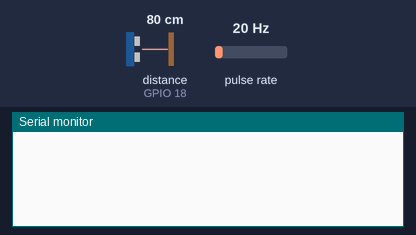
Bench run of a sketch on a simulated ESP32. On the bench: the last lines printed to the serial monitor. Wiring (inferred from the names in the program): ultrasonic range finder: trigger GPIO 5; echo GPIO 18; pulse sensor: data GPIO 19. The inputs (shaded band) are chosen by the test bench; at power-on: distance to the obstacle (sensor on GPIO 18) 80 cm, pulse rate 20 Hz. The echo pulse lasts 58.3 µs per cm; WiFi joins after 1.5 s; servers stay silent unless stated.

Above: at 3.0 s.
3.1 s: distance to the obstacle (sensor on GPIO 18) set to 2 cm
At 4.5 s:
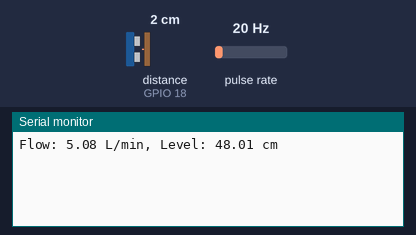
6.3 s: pulse rate (sensor on GPIO 19) set to 4 Hz
At 7.6 s:
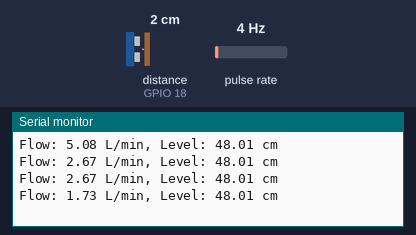
7.8 s: distance to the obstacle (sensor on GPIO 18) set to 4 cm
At 8.6 s:
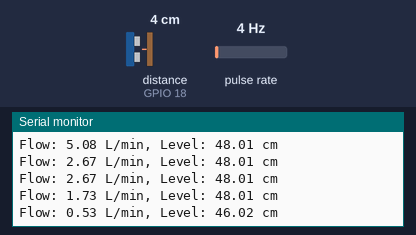
9.3 s: pulse rate (sensor on GPIO 19) set to 50 Hz
At 10.3 s:
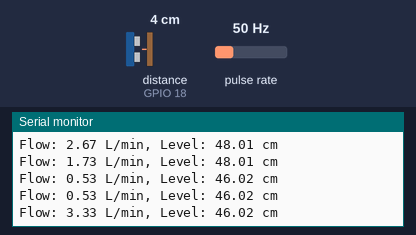
Timing chart, 0 to 11.8 s (numbered marks = the images above; inputs shaded):
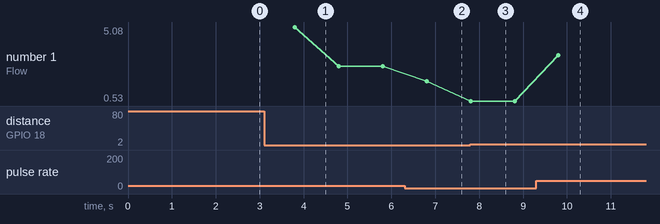

The sketch:

esp32_firmware_blynk.ino
```cpp
/*
 * EDGE PROCESSING NODE - BLYNK.IO VERSION
 * Updated with User Credentials and Advanced Dashboard Telemetry
 */

#define BLYNK_TEMPLATE_ID "YOUR_BLYNK_TEMPLATE_ID"
#define BLYNK_TEMPLATE_NAME "YOUR_BLYNK_TEMPLATE_NAME"
#define BLYNK_AUTH_TOKEN "YOUR_BLYNK_AUTH_TOKEN"

#define BLYNK_PRINT Serial

#include <BlynkSimpleEsp32.h>
#include <WiFi.h>
#include <WiFiClient.h>

// ------------------- CONFIGURATION ------------------- //
char ssid[] = "YOUR_WIFI_SSID";       // <-- Replace with your WiFi SSID
char pass[] = "YOUR_WIFI_PASSWORD";    // <-- Replace with your WiFi password

// Pin Definitions
#define TRIGGER_PIN 5
#define ECHO_PIN 18
#define FLOW_PIN 19 // Updated to Pin 19
// #define BATTERY_PIN 34 // Not used for ADC anymore, assuming Power Bank

// Constants
const float PIPE_DEPTH_CM = 50.0;
const float THRESHOLD_WARNING = 20.0;
const float THRESHOLD_ALERT = 35.0;
const float THRESHOLD_CRITICAL = 45.0;

BlynkTimer timer;

// Globals
volatile int flow_pulse_count = 0;
float flow_rate_lpm = 0.0;
unsigned long last_time = 0;
float prev_water_level = 0.0;

void IRAM_ATTR pulseCounter() { flow_pulse_count++; }

// ------------------- HELPER FUNCTIONS ------------------- //
float readWaterLevel() {
  digitalWrite(TRIGGER_PIN, LOW);
  delayMicroseconds(5); // Adjusted to 5us/20us as per user snippet preference
  digitalWrite(TRIGGER_PIN, HIGH);
  delayMicroseconds(20);
  digitalWrite(TRIGGER_PIN, LOW);
  long duration = pulseIn(ECHO_PIN, HIGH, 30000);
  if (duration == 0)
    return -1.0;
  float distance_cm = duration * 0.034 / 2;
  float level = PIPE_DEPTH_CM - distance_cm;
  return (level < 0) ? 0.0 : level;
}

int readBattery() {
  // Device is powered by 5V Power Bank (USB)
  // Always return 100% to indicate stable external power.
  return 100;
}

void calculateFlow(unsigned long elapsed_ms) {
  detachInterrupt(digitalPinToInterrupt(FLOW_PIN));
  float hz = (flow_pulse_count * 1000.0) / elapsed_ms;
  flow_rate_lpm = hz / 7.5;
  flow_pulse_count = 0;
  attachInterrupt(digitalPinToInterrupt(FLOW_PIN), pulseCounter, FALLING);
}

// ------------------- MAIN LOGIC LOOP ------------------- //
void sendSensorData() {
  unsigned long current_time = millis();
  unsigned long elapsed = current_time - last_time;

  if (elapsed < 1000 && last_time != 0)
    return;

  calculateFlow(elapsed);
  float water_level = readWaterLevel();
  if (water_level < 0)
    water_level = prev_water_level;

  int battery_level = readBattery();

  // Advanced Logic (Rise Rate & ETA)
  float delta_level = water_level - prev_water_level;
  float elapsed_min = elapsed / 60000.0;

  if (elapsed_min == 0)
    elapsed_min = 0.001;

  float rise_rate = (delta_level / elapsed_min);
  if (abs(rise_rate) > 100)
    rise_rate = 0;

  float remaining_height = PIPE_DEPTH_CM - water_level;
  float eta_min = -1.0;
  if (rise_rate > 0.5 && remaining_height > 0) {
    eta_min = remaining_height / rise_rate;
  }

  // State Logic
  String state = "NORMAL";
  if (water_level >= THRESHOLD_CRITICAL)
    state = "OVERFLOW_RISK";
  else if (water_level >= THRESHOLD_ALERT)
    state = "PARTIAL_BLOCK";
  else if (water_level >= THRESHOLD_WARNING && flow_rate_lpm < 2.0)
    state = "EARLY_SEDIMENTATION"; // Matches dashboard logic

  // Note: User snippet used "EARLY_SEDIMENT", but Dashboard expects
  // "EARLY_SEDIMENTATION" for colors to work. I kept "EARLY_SEDIMENTATION" to
  // ensure Dashboard compatibility.

  String alert_level = (state == "NORMAL" ? "NORMAL" : "ALERT");

  // Debug Print
  Serial.print("Flow: ");
  Serial.print(flow_rate_lpm);
  Serial.print(" L/min, Level: ");
  Serial.print(water_level);
  Serial.println(" cm");

  // ------------------- BLYNK PUSH ------------------- //
  Blynk.virtualWrite(V0, flow_rate_lpm); // Flow
  Blynk.virtualWrite(V1, water_level);   // Level
  Blynk.virtualWrite(V2, rise_rate);     // Rise Rate (Advanced)

  if (eta_min >= 0) {
    Blynk.virtualWrite(V3, eta_min); // ETA Value (Advanced)
  } else {
    Blynk.virtualWrite(V3, "N/A");
  }

  Blynk.virtualWrite(V4, state);         // State
  Blynk.virtualWrite(V5, alert_level);   // Alert Level (Advanced)
  Blynk.virtualWrite(V6, battery_level); // Battery (100%)

  prev_water_level = water_level;
  last_time = current_time;
}

void setup() {
  Serial.begin(115200);

  pinMode(TRIGGER_PIN, OUTPUT);
  pinMode(ECHO_PIN, INPUT);
  pinMode(FLOW_PIN, INPUT_PULLUP);
  // pinMode(BATTERY_PIN, INPUT); // Not needed for Power Bank

  attachInterrupt(digitalPinToInterrupt(FLOW_PIN), pulseCounter, FALLING);

  Blynk.begin(BLYNK_AUTH_TOKEN, ssid, pass);

  timer.setInterval(1000L, sendSensorData);

  prev_water_level = readWaterLevel();
  last_time = millis();
}

void loop() {
  Blynk.run();
  timer.run();
}
```

Measured:
- after the input at 3.1 s, the serial monitor: prints a new line after 0.70 s (image 1)
- after the input at 6.3 s, the serial monitor: prints a new line after 0.50 s (image 2)
- after the input at 7.8 s, the serial monitor: prints a new line at once (image 3)
- after the input at 9.3 s, the serial monitor: prints a new line after 0.50 s (image 4)
- plotted number 1: 2.67 → 1.73 after the input at 6.3 s, 0.53 → 3.33 after the input at 9.3 s
